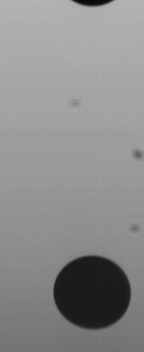
#> input picture TP4_imagenes/TP4_Gota_0001.jpg, 144 x 352 px
$ python -i tp4_ejercicio1.py   (imports and definitions only)
#> lines starting #> are read from the running program, lines starting #| are printed output that depends on the picture; after the words box and inside, x2 and y2 are one past the last pixel; in counts of white or black regions, pixels touching at a corner belong together
import numpy as np
import matplotlib.pyplot as plt
import cv2
import os
from skimage import measure
from skimage.filters import threshold_otsu
import pandas as pd
from tqdm import tqdm
import json
from tp4_exportar_excel import exportar_ejercicio1_excel
import tempfile

def procesar_imagen(ruta_imagen, escala=4.13, referencia_pixel=(0, 131)):
#> called with ruta_imagen = 'TP4_imagenes/TP4_Gota_0001.jpg', escala = 4.13, referencia_pixel = (0, 131)
    try:
        if escala <= 0:
            raise ValueError("La escala debe ser un valor positivo")

        if not os.path.exists(ruta_imagen):
            raise FileNotFoundError(f"Imagen no encontrada: {ruta_imagen}")

        imagen = cv2.imread(ruta_imagen, cv2.IMREAD_GRAYSCALE)
#> imagen is the input picture: shape (352, 144); min 10, max 182, mean 140.5
        if imagen is None:
            raise ValueError(f"No se pudo cargar la imagen {ruta_imagen}")

        # Suavizado Gaussiano para reducir ruido
        imagen_suavizada = cv2.GaussianBlur(imagen, (5, 5), 0)

        # Binarización (Metodo de Otsu para Umbral Automático)
        thresh = threshold_otsu(imagen_suavizada)
#> thresh = 91
        imagen_binaria = imagen_suavizada > thresh
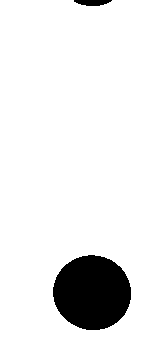
#> imagen_binaria: shape (352, 144) bool; 90.6% white; 2 black regions, box (x1, y1, x2, y2) and area: (53, 255, 131, 330) 4575, (74, 0, 112, 6) 174

        # Detección de Contornos - Marching Squares
        contornos = measure.find_contours(imagen_binaria, 0.5)
#> contornos = 2 point arrays, longest 307 points
        if not contornos:
            return None, None, None

        x_ref, y_ref = referencia_pixel
        contornos_arriba = [c for c in contornos if np.mean(c[:, 0]) < (y_ref + 5)]
#> contornos_arriba = 1 point arrays, longest 50 points

        if len(contornos_arriba) == 0:
            contorno = min(contornos, key=lambda x: np.mean(x[:, 0]))
        else:
            contorno = max(contornos_arriba, key=lambda x: len(x))
#> contorno = 50 pairs, first value 0 to 5.5, second value 73.5 to 111.5

        mask_arriba = contorno[:, 0] < y_ref
        contorno_filtrado = contorno[mask_arriba]
#> contorno_filtrado has the same summary as contorno

        if contorno_filtrado.shape[0] < 10:
            return None, None, None

        contorno_px = np.zeros_like(contorno_filtrado)
        contorno_px[:, 1] = contorno_filtrado[:, 1] - x_ref
        contorno_px[:, 0] = y_ref - contorno_filtrado[:, 0]

        contorno_µm = contorno_px * escala

        centro_x = float(np.mean(contorno_µm[:, 1]))
#> centro_x = 381.7
        centro_y = float(np.mean(contorno_µm[:, 0]))
#> centro_y = 525.7

        fig, ax = plt.subplots(figsize=(6, 6))
        ax.imshow(imagen, cmap='gray')
        ax.plot(contorno_filtrado[:, 1], contorno_filtrado[:, 0], 'r-', linewidth=2, label='Contorno')
        ax.axhline(y=y_ref, color='y', linestyle='--', linewidth=1.0, label='Referencia y=0')
        centro_px_x = centro_x / escala + x_ref
#> centro_px_x = 92.42
        centro_px_y = y_ref - (centro_y / escala)
#> centro_px_y = 3.7
        ax.scatter(centro_px_x, centro_px_y, c='blue', marker='x', s=100, label='Centroide')
        ax.axis('off')
        plt.legend(loc='upper right')
        plt.title(f'Procesamiento: {os.path.basename(ruta_imagen)}')
        plt.tight_layout()

        temp_img = tempfile.NamedTemporaryFile(suffix='.png', delete=False)
        plt.savefig(temp_img.name, bbox_inches='tight', pad_inches=0, dpi=150)
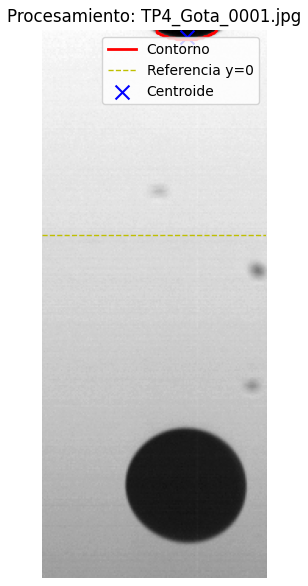
#> figure drawn by matplotlib, 1 panel
        plt.close()

        return contorno_µm, (centro_x, centro_y), temp_img.name

    except Exception as e:
        print(f"Error procesando {ruta_imagen}: {str(e)}")
        return None, None, None


# [118 lines left out: functions procesar_todas_imagenes, graficar_centroides_vs_tiempo, generar_informe1, not called in this run]

>>> result = procesar_imagen('TP4_imagenes/TP4_Gota_0001.jpg')
#> result = 3 point arrays, longest 50 points

$ run again, on TP4_imagenes/TP4_Gota_0003.jpg
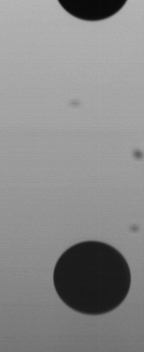
#> input picture TP4_imagenes/TP4_Gota_0003.jpg, 144 x 352 px
#> in procesar_imagen, imagen is the input picture: shape (352, 144); min 6, max 183, mean 138
#> thresh = 90
#> in procesar_imagen, `imagen_binaria = imagen_suavizada > thresh`:
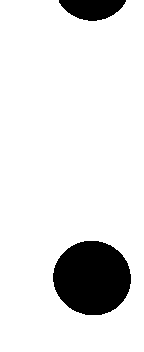
#> imagen_binaria: shape (352, 144) bool; 89% white; 2 black regions, box (x1, y1, x2, y2) and area: (53, 241, 131, 315) 4536, (59, 0, 126, 21) 1022
#> contornos = 2 point arrays, longest 305 points
#> contornos_arriba = 1 point arrays, longest 109 points
#> contorno = 109 pairs, first value 0 to 20.5, second value 58.5 to 125.5
#> contorno_filtrado has the same summary as contorno
#> in procesar_imagen, `plt.savefig(temp_img.name, bbox_inches='tight', pad_inches=0, dpi=150)`:
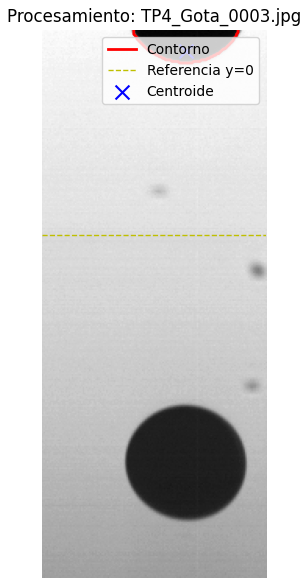
#> figure drawn by matplotlib, 1 panel

$ run again, on TP4_imagenes/TP4_Gota_0004.jpg
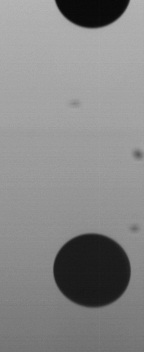
#> input picture TP4_imagenes/TP4_Gota_0004.jpg, 144 x 352 px
#> in procesar_imagen, imagen is the input picture: shape (352, 144); min 7, max 183, mean 135.5
#> thresh = 89
#> in procesar_imagen, `imagen_binaria = imagen_suavizada > thresh`:
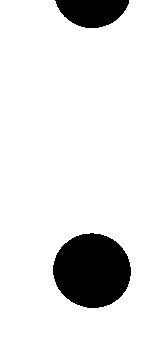
#> imagen_binaria: shape (352, 144) bool; 88% white; 2 black regions, box (x1, y1, x2, y2) and area: (53, 233, 131, 308) 4539, (55, 0, 129, 28) 1551
#> contornos = 2 point arrays, longest 307 points
#> contornos_arriba = 1 point arrays, longest 130 points
#> contorno = 130 pairs, first value 0 to 27.5, second value 54.5 to 128.5
#> contorno_filtrado has the same summary as contorno
#> in procesar_imagen, `plt.savefig(temp_img.name, bbox_inches='tight', pad_inches=0, dpi=150)`:
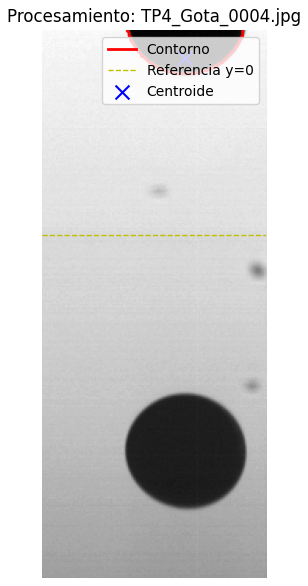
#> figure drawn by matplotlib, 1 panel
